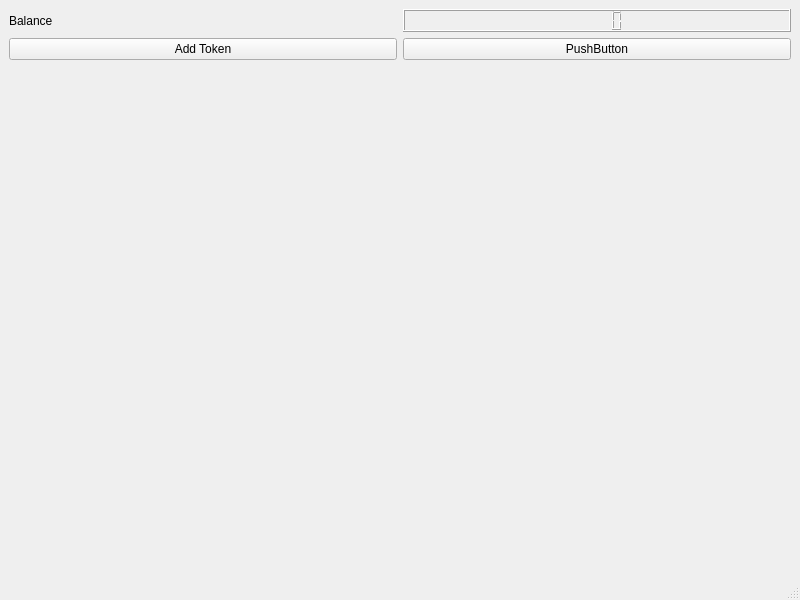
<?xml version="1.0" encoding="UTF-8"?>
<ui version="4.0">
 <class>MainWindow</class>
 <widget class="QMainWindow" name="MainWindow">
  <property name="geometry">
   <rect>
    <x>0</x>
    <y>0</y>
    <width>800</width>
    <height>600</height>
   </rect>
  </property>
  <property name="windowTitle">
   <string>MainWindow</string>
  </property>
  <widget class="QWidget" name="centralwidget">
   <layout class="QVBoxLayout" name="verticalLayout">
    <item>
     <layout class="QHBoxLayout" name="horizontalLayout">
      <item>
       <widget class="QLabel" name="label">
        <property name="text">
         <string>Balance</string>
        </property>
       </widget>
      </item>
      <item>
       <widget class="QLCDNumber" name="lcdNumber"/>
      </item>
     </layout>
    </item>
    <item>
     <layout class="QHBoxLayout" name="horizontalLayout_2">
      <item>
       <widget class="QPushButton" name="pushButton_2">
        <property name="text">
         <string>Add Token</string>
        </property>
       </widget>
      </item>
      <item>
       <widget class="QPushButton" name="pushButton">
        <property name="text">
         <string>PushButton</string>
        </property>
       </widget>
      </item>
     </layout>
    </item>
    <item>
     <spacer name="verticalSpacer">
      <property name="orientation">
       <enum>Qt::Vertical</enum>
      </property>
      <property name="sizeHint" stdset="0">
       <size>
        <width>20</width>
        <height>40</height>
       </size>
      </property>
     </spacer>
    </item>
   </layout>
  </widget>
  <widget class="QMenuBar" name="menubar">
   <property name="geometry">
    <rect>
     <x>0</x>
     <y>0</y>
     <width>800</width>
     <height>25</height>
    </rect>
   </property>
  </widget>
  <widget class="QStatusBar" name="statusbar"/>
 </widget>
 <resources/>
 <connections/>
</ui>
